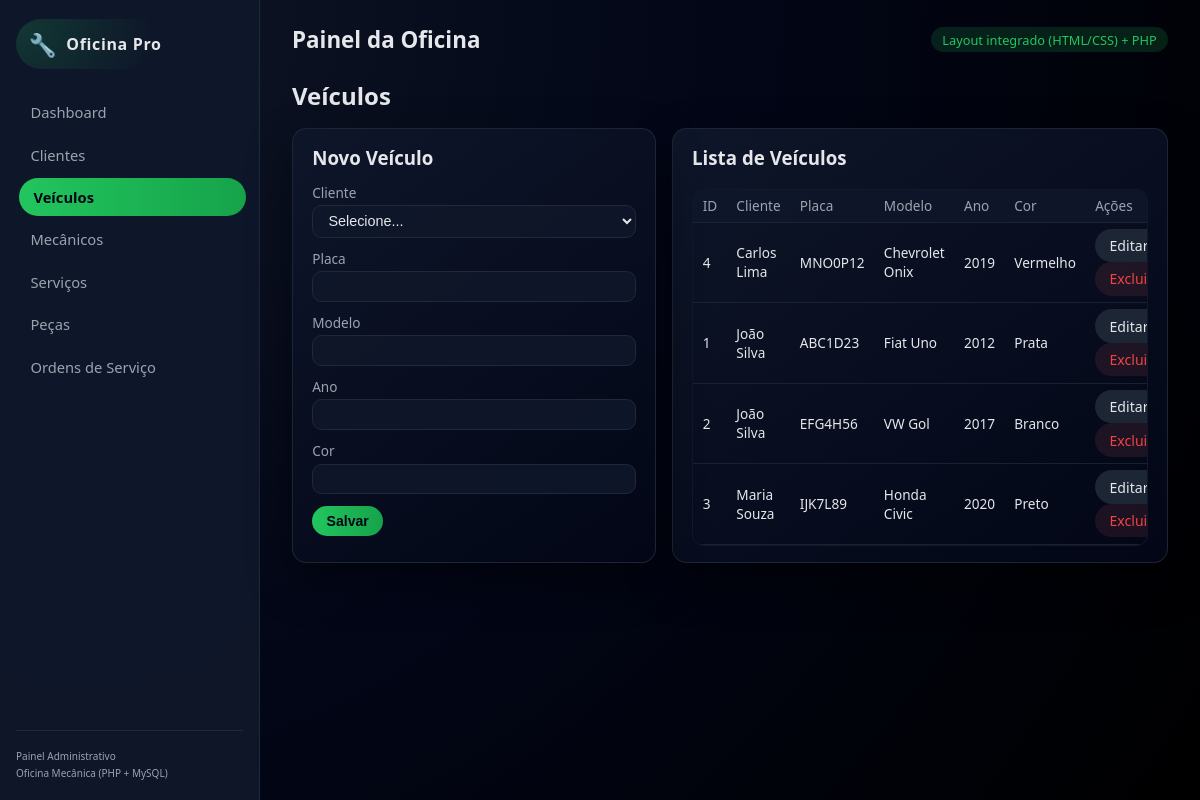
Page /index.php?page=veiculos on the committed database.
### tables this page shows
CREATE TABLE veiculos (
  id_veiculo INT AUTO_INCREMENT PRIMARY KEY,
  id_cliente INT NOT NULL,
  placa      VARCHAR(10) NOT NULL UNIQUE,
  modelo     VARCHAR(60) NOT NULL,
  ano        SMALLINT,
  cor        VARCHAR(30),
  CONSTRAINT fk_veiculo_cliente
    FOREIGN KEY (id_cliente)
    REFERENCES clientes (id_cliente)
    ON DELETE RESTRICT
    ON UPDATE CASCADE
);

CREATE TABLE clientes (
  id_cliente INT AUTO_INCREMENT PRIMARY KEY,
  nome       VARCHAR(100) NOT NULL,
  telefone   VARCHAR(20),
  email      VARCHAR(100),
  cpf        VARCHAR(14),
  endereco   VARCHAR(150)
);

### pages/veiculos.php (the view, shortened to what this page needs)
<?php
$veiculoEdicao = null;
$sql = "SELECT v.*, c.nome AS nome_cliente
        FROM veiculos v
        JOIN clientes c ON c.id_cliente = v.id_cliente
        ORDER BY c.nome, v.placa";
$veiculos = $pdo->query($sql)->fetchAll();
?>
<div class="section-header">
  <h2>Veículos</h2>
</div>
<div class="grid-2">
  <div class="card form-card">
    <h3><?php echo $veiculoEdicao ? 'Editar Veículo' : 'Novo Veículo'; ?></h3>
    <form method="post">
      <div class="form-group">
        <label>Cliente</label>
        <select name="id_cliente" required>
          <option value="">Selecione...</option>
        </select>
      </div>
      <div class="form-group">
        <label>Placa</label>
        <input type="text" name="placa" required
               value="<?php echo htmlspecialchars($veiculoEdicao['placa'] ?? ''); ?>">
      </div>
      <div class="form-group">
        <label>Modelo</label>
        <input type="text" name="modelo" required
               value="<?php echo htmlspecialchars($veiculoEdicao['modelo'] ?? ''); ?>">
      </div>
      <div class="form-group">
        <label>Ano</label>
        <input type="number" name="ano"
               value="<?php echo htmlspecialchars($veiculoEdicao['ano'] ?? ''); ?>">
      </div>
      <div class="form-group">
        <label>Cor</label>
        <input type="text" name="cor"
               value="<?php echo htmlspecialchars($veiculoEdicao['cor'] ?? ''); ?>">
      </div>
      <button type="submit" class="btn primary">
        <?php echo $veiculoEdicao ? 'Atualizar' : 'Salvar'; ?>
      </button>
    </form>
  </div>
  <div class="card">
    <h3>Lista de Veículos</h3>
    <div class="table-wrapper">
      <table>
        <thead>
          <tr>
            <th>ID</th>
            <th>Cliente</th>
            <th>Placa</th>
            <th>Modelo</th>
            <th>Ano</th>
            <th>Cor</th>
            <th>Ações</th>
          </tr>
        </thead>
        <tbody>
          <?php foreach ($veiculos as $v): ?>
            <tr>
              <td><?php echo $v['id_veiculo']; ?></td>
              <td><?php echo htmlspecialchars($v['nome_cliente']); ?></td>
              <td><?php echo htmlspecialchars($v['placa']); ?></td>
              <td><?php echo htmlspecialchars($v['modelo']); ?></td>
              <td><?php echo htmlspecialchars($v['ano']); ?></td>
              <td><?php echo htmlspecialchars($v['cor']); ?></td>
              <td>
                <a class="btn secondary" href="index.php?page=veiculos&edit=<?php echo $v['id_veiculo']; ?>">Editar</a>
                <a class="btn danger" href="index.php?page=veiculos&delete=<?php echo $v['id_veiculo']; ?>"
                   onclick="return confirm('Deseja realmente excluir este veículo?');">
                  Excluir
                </a>
              </td>
            </tr>
          <?php endforeach; ?>
        </tbody>
      </table>
    </div>
  </div>
</div>

### index.php (shortened to what this page needs)
<?php
require_once 'config.php';
$page = $_GET['page'] ?? 'dashboard';
?>
<!DOCTYPE html>
<html lang="pt-BR">
<head>
  <link rel="stylesheet" href="style.css">
</head>
<body>
  <div class="layout">
    <aside class="sidebar">
      <div class="logo">
        <span class="logo-icon">🔧</span>
        <span class="logo-text">Oficina Pro</span>
      </div>
      <nav class="menu">
        <a class="menu-item <?php echo $page==='dashboard'?'active':''; ?>" href="index.php?page=dashboard">Dashboard</a>
        <a class="menu-item <?php echo $page==='clientes'?'active':''; ?>" href="index.php?page=clientes">Clientes</a>
        <a class="menu-item <?php echo $page==='veiculos'?'active':''; ?>" href="index.php?page=veiculos">Veículos</a>
        <a class="menu-item <?php echo $page==='mecanicos'?'active':''; ?>" href="index.php?page=mecanicos">Mecânicos</a>
        <a class="menu-item <?php echo $page==='servicos'?'active':''; ?>" href="index.php?page=servicos">Serviços</a>
        <a class="menu-item <?php echo $page==='pecas'?'active':''; ?>" href="index.php?page=pecas">Peças</a>
        <a class="menu-item <?php echo $page==='os'?'active':''; ?>" href="index.php?page=os">Ordens de Serviço</a>
      </nav>
      <footer class="sidebar-footer">
        <small>Painel Administrativo<br>Oficina Mecânica (PHP + MySQL)</small>
      </footer>
    </aside>
    <main class="main">
      <header class="topbar">
        <h1>Painel da Oficina</h1>
        <span class="badge">Layout integrado (HTML/CSS) + PHP</span>
      </header>
      <?php if ($page === 'dashboard'): ?>
        <section class="section">
          <h2>Visão Geral</h2>
          <div class="cards">
            <div class="card">
              <h3>Clientes</h3>
              <p class="big-number"><?php echo contar($pdo, 'clientes'); ?></p>
              <p>Total de clientes cadastrados</p>
            </div>
            <div class="card">
              <h3>Veículos</h3>
              <p class="big-number"><?php echo contar($pdo, 'veiculos'); ?></p>
              <p>Veículos vinculados a clientes</p>
            </div>
            <div class="card">
              <h3>Mecânicos</h3>
              <p class="big-number"><?php echo contar($pdo, 'mecanicos'); ?></p>
              <p>Equipe disponível</p>
            </div>
            <div class="card">
              <h3>Ordens de Serviço</h3>
              <p class="big-number"><?php echo contar($pdo, 'ordens_servico'); ?></p>
              <p>OS cadastradas</p>
            </div>
          </div>
        </section>
      <?php else: ?>
        <section class="section">
          <?php include __DIR__ . '/pages/' . $page . '.php'; ?>
        </section>
      <?php endif; ?>
    </main>
  </div>
</body>
</html>

### style.css (style rules this page uses)
:root { --bg: #0f172a; --bg-soft: #111827; --card: #020617; --accent: #22c55e; --accent-soft: rgba(34,197,94,0.15); --text: #e5e7eb; --text-soft: #9ca3af; --danger: #ef4444; --border: #1f2937; --radius: 0.9rem; --shadow: 0 18px 45px rgba(0,0,0,0.45); --transition: 0.2s ease; --font: system-ui, -apple-system, BlinkMacSystemFont, "SF Pro Text", "Segoe UI", sans-serif; }
* { box-sizing: border-box; }
body { margin: 0; font-family: var(--font); background: radial-gradient(circle at top left, #111827, #020617 50%, #000 100%); color: var(--text); }
.layout { min-height: 100vh; display: flex; }
.sidebar { width: 260px; background: rgba(15,23,42,0.96); border-right: 1px solid #1f2937; backdrop-filter: blur(18px); display: flex; flex-direction: column; padding: 1.2rem 1rem; }
.logo { display: flex; align-items: center; gap: 0.6rem; margin-bottom: 1.5rem; padding: 0.6rem 0.8rem; border-radius: 999px; background: radial-gradient(circle at 0 0, #22c55e33, transparent 60%); }
.logo-icon { font-size: 1.4rem; }
.logo-text { font-weight: 700; letter-spacing: 0.04em; }
.menu { display: flex; flex-direction: column; gap: 0.3rem; }
.menu-item { display: block; border: none; background: transparent; color: var(--text-soft); text-align: left; padding: 0.55rem 0.9rem; border-radius: 999px; cursor: pointer; font-size: 0.92rem; transition: var(--transition); text-decoration: none; }
.menu-item.active { background: linear-gradient(90deg, #22c55e, #16a34a); color: #020617; font-weight: 600; transform: translateX(3px); }
.sidebar-footer { margin-top: auto; padding-top: 1rem; font-size: 0.75rem; color: var(--text-soft); border-top: 1px solid #1f2937; }
.main { flex: 1; padding: 1.5rem 2rem; }
.topbar { display: flex; justify-content: space-between; align-items: center; margin-bottom: 1.5rem; }
.topbar h1 { margin: 0; font-size: 1.4rem; }
.badge { background: var(--accent-soft); color: var(--accent); padding: 0.2rem 0.7rem; border-radius: 999px; font-size: 0.8rem; }
.section { animation: fadeIn 0.25s ease; }
.section-header { display: flex; justify-content: space-between; align-items: center; margin-bottom: 1rem; }
.section-header h2 { margin: 0; }
.card { background: linear-gradient(145deg, rgba(15,23,42,0.95), #020617); border-radius: var(--radius); border: 1px solid rgba(31,41,55,0.9); box-shadow: var(--shadow); padding: 1rem 1.2rem; }
.card h3 { margin-top: 0; }
.form-card { position: relative; }
.form-card h3 { margin-top: 0; margin-bottom: 0.8rem; }
.form-group { margin-bottom: 0.7rem; display: flex; flex-direction: column; gap: 0.2rem; }
label { font-size: 0.85rem; color: var(--text-soft); }
input, select, textarea { border-radius: 0.6rem; border: 1px solid var(--border); background: rgba(15,23,42,0.9); padding: 0.4rem 0.7rem; color: var(--text); font-size: 0.9rem; outline: none; transition: var(--transition); }
.btn { border-radius: 999px; border: none; padding: 0.45rem 0.9rem; font-size: 0.88rem; cursor: pointer; transition: var(--transition); text-decoration: none; display: inline-block; }
.btn.primary { background: linear-gradient(90deg, #22c55e, #16a34a); color: #020617; font-weight: 600; }
.btn.secondary { background: rgba(31,41,55,0.95); color: var(--text); }
.btn.danger { background: rgba(248,113,113,0.1); color: var(--danger); }
.table-wrapper { margin-top: 0.5rem; max-height: 400px; overflow: auto; border-radius: 0.7rem; border: 1px solid #111827; }
table { width: 100%; border-collapse: collapse; font-size: 0.85rem; }
thead { background: rgba(15,23,42,0.95); position: sticky; top: 0; z-index: 1; }
th, td { padding: 0.4rem 0.6rem; border-bottom: 1px solid rgba(31,41,55,0.8); }
th { text-align: left; color: var(--text-soft); font-weight: 500; }
.grid-2 { display: grid; grid-template-columns: minmax(0, 1.1fr) minmax(0, 1.5fr); gap: 1rem; }

### rows in the picture
veiculos: id_veiculo "4", id_cliente.nome "Carlos Lima", placa "MNO0P12", modelo "Chevrolet Onix", ano "2019", cor "Vermelho"
veiculos: id_veiculo "1", id_cliente.nome "João Silva", placa "ABC1D23", modelo "Fiat Uno", ano "2012", cor "Prata"
veiculos: id_veiculo "2", id_cliente.nome "João Silva", placa "EFG4H56", modelo "VW Gol", ano "2017", cor "Branco"
veiculos: id_veiculo "3", id_cliente.nome "Maria Souza", placa "IJK7L89", modelo "Honda Civic", ano "2020", cor "Preto"
